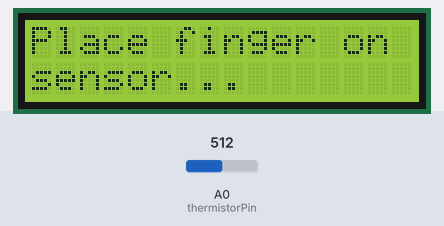
Recording of a sketch running on a simulated Arduino Uno, built with avr-gcc and run on an emulated ATmega328P. On the bench: 16×2 character LCD. The test bench sets the inputs (shaded band); at power-on: A0 (thermistorPin) = 512. What the sketch prints to the serial monitor is not drawn.

Above: at 1.2 s.
1.3 s: A0 (thermistorPin) set to 547
At 6.5 s:
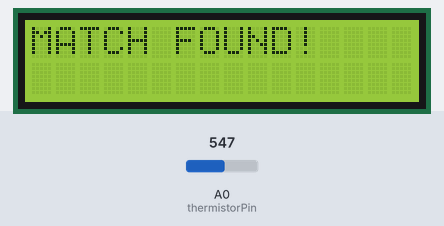
At 9.3 s:
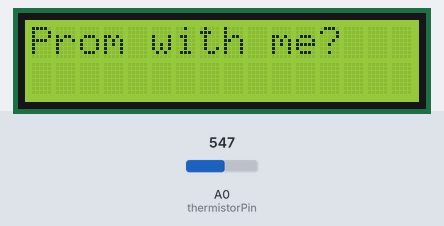
Timing chart, 0 to 10.8 s (numbered marks = the images above; inputs shaded):
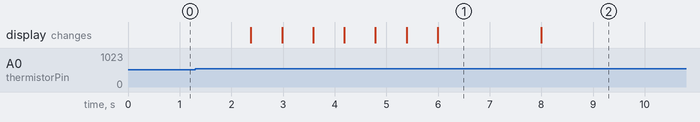

The sketch:

Prom.ino
```cpp
#include <LiquidCrystal.h>

// Initialize LCD pins
LiquidCrystal lcd(12, 11, 5, 4, 3, 6);

const int thermistorPin = A0;
const int touchThreshold = 530; // bingo sweet spot
const int noTouchThreshold = 500;
// Program state
enum State {
  WAITING_FOR_TOUCH,
  LOADING,
  SHOWING_INVITATION
};

State currentState = WAITING_FOR_TOUCH;

void setup() {
  Serial.begin(9600);
  lcd.begin(16, 2);

  // Show initial message
  displayWaitingMessage();
}

void loop() {
  int sensorValue = analogRead(thermistorPin);
  Serial.println(sensorValue); // For debugging

  switch (currentState) {
    case WAITING_FOR_TOUCH:
      if (sensorValue > touchThreshold) {
        // Confirm touch with multiple readings
        if (confirmTouch()) {
          currentState = LOADING;
          showLoadingAnimation();
        }
      }
      break;

    case LOADING:
      // Loading animation is handled in showLoadingAnimation()
      // After loading completes, state will be changed to SHOWING_INVITATION
      break;

    case SHOWING_INVITATION:
      // This state just keeps displaying the invitation
      // No specific code needed as we don't change from this state
      break;
  }

  delay(100); // Small delay to prevent reading too frequently
}

// Display the waiting message
void displayWaitingMessage() {
  lcd.clear();
  lcd.print("Place finger on");
  lcd.setCursor(0, 1);
  lcd.print("sensor...");
}

// Confirm the touch by taking multiple readings
bool confirmTouch() {
  int confirmations = 0;

  for (int i = 0; i < 5; i++) {
    delay(200);
    int value = analogRead(thermistorPin);
    Serial.print("Confirmation read: ");
    Serial.println(value);

    if (value > touchThreshold) {
      confirmations++;
    }
  }

  return (confirmations >= 4); // Return true if at least 4 out of 5 readings confirm touch
}

// Show the loading animation and then transition to invitation
void showLoadingAnimation() {
  lcd.clear();
  lcd.setCursor(0, 0);
  lcd.print("Analyzing...");

  int percentages[] = {0, 20, 40, 60, 80, 100};

  for (int i = 0; i < 6; i++) {
    lcd.setCursor(0, 1);
    lcd.print("Progress: ");
    lcd.print(percentages[i]);
    lcd.print("%   ");
    delay(600);
  }

  // Show the final invitation
  lcd.clear();
  lcd.print("MATCH FOUND!");
  delay(2000);

  lcd.clear();
  lcd.print("Prom with me?");

  // Change state to invitation display
  currentState = SHOWING_INVITATION;
}
```

Measured:
- the behaviour switches between 530 and 531 on A0 (thermistorPin) (found by bisection; images 0 and 1)
- after the input at 1.3 s, the display: first changes after 1.1 s (image 1 shows a later state)
- what the display in image 1 shows lasts 2.0 s, from 6.0 s to 8.0 s
